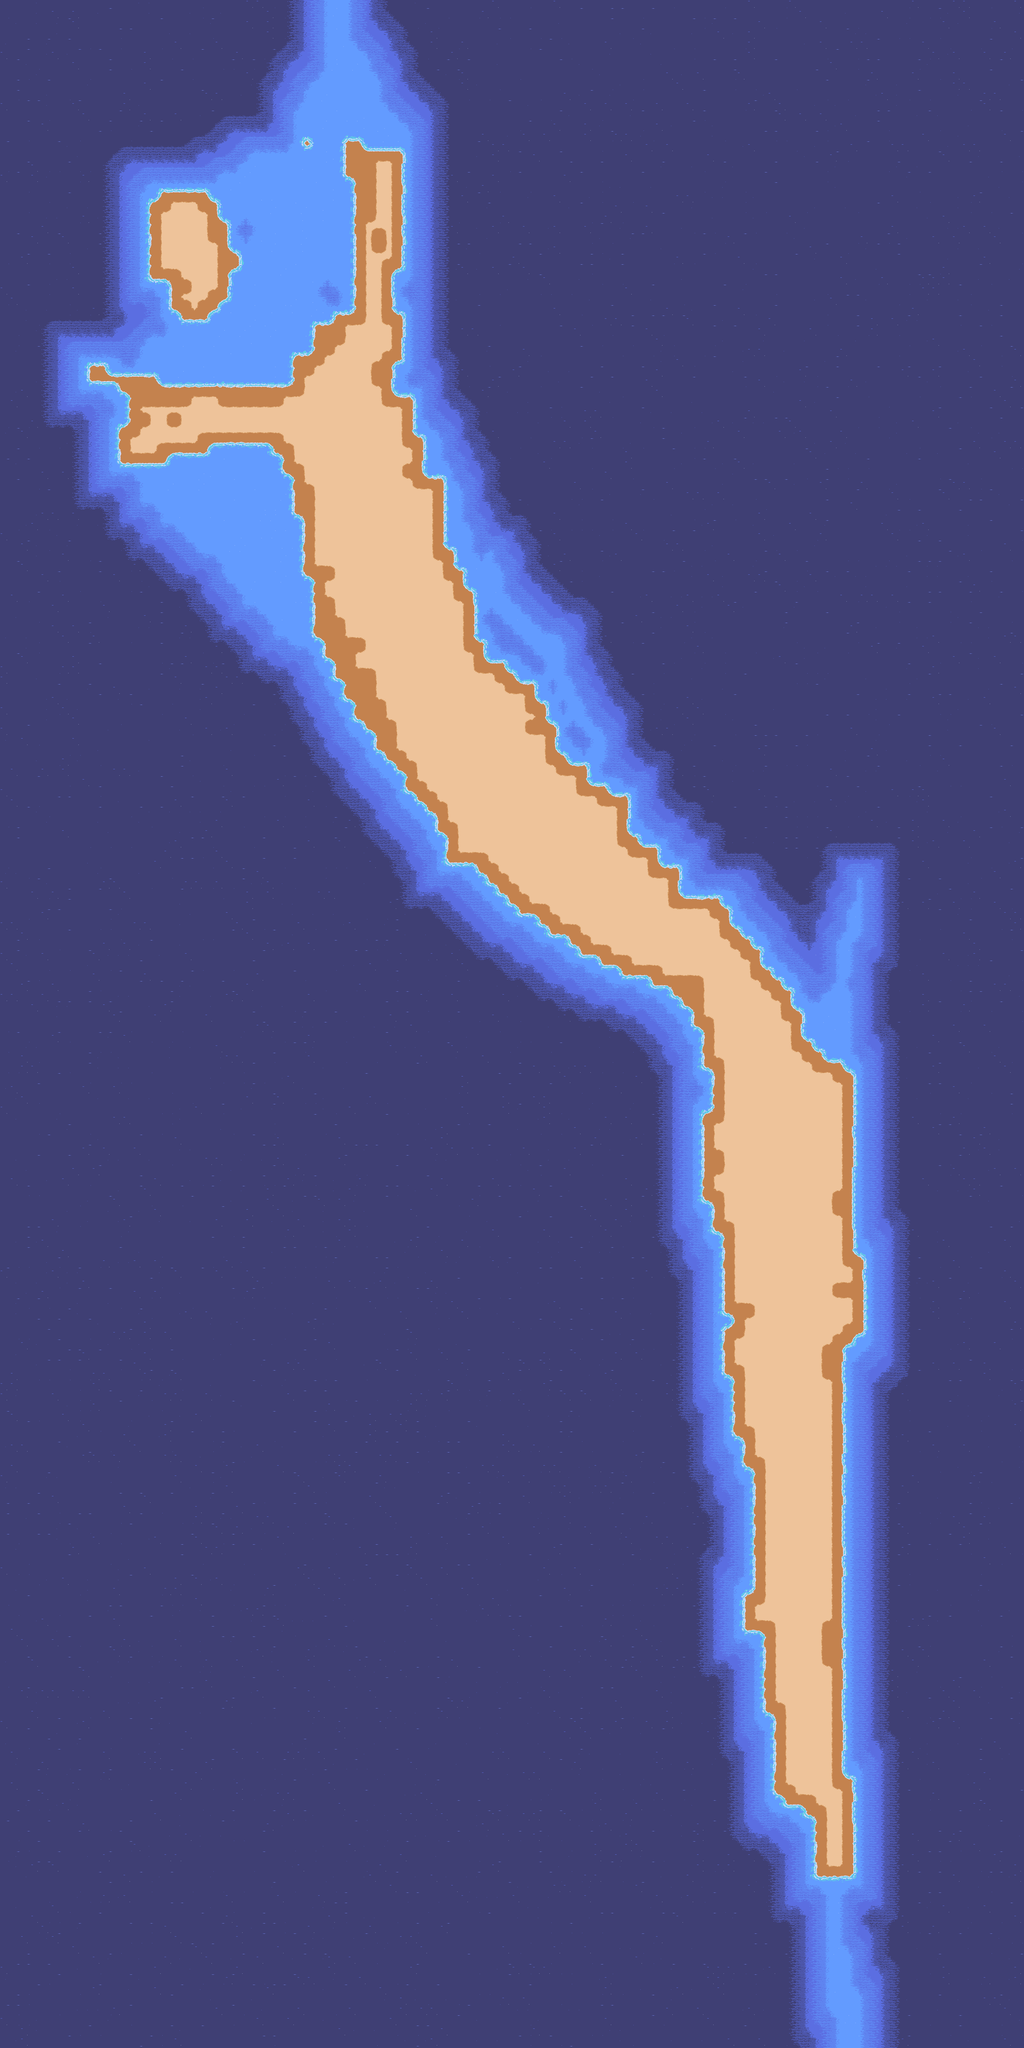

This is a level from a 2D game, rendered from its Tiled map with the project's own tilesets. A one-line summary and the map file follow, with tile-layer data summarised:
An orthogonal 100x200 tile map with 32x32 px tiles, 1 tile layer (terrain).

<map version="1.5" tiledversion="1.7.0" orientation="orthogonal" renderorder="right-down" width="100" height="200" tilewidth="32" tileheight="32" infinite="0" nextlayerid="2" nextobjectid="1">
 <tileset firstgid="1" source="../../../tilesets/gather_islands_1.x.tsx" />
 <layer id="1" name="terrain" width="100" height="200">
  <data>[20000 cells, 20000 non-empty, 135 distinct tile ids]</data>
 </layer>
</map>
